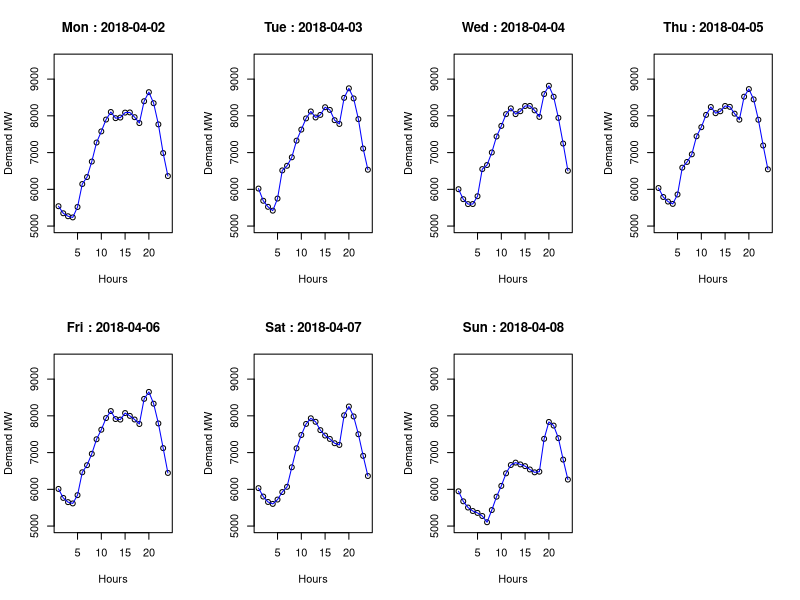
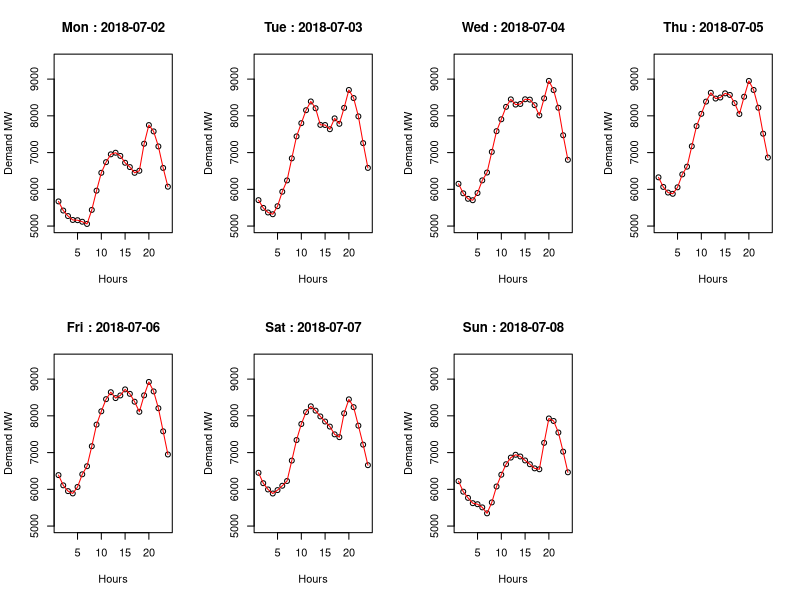
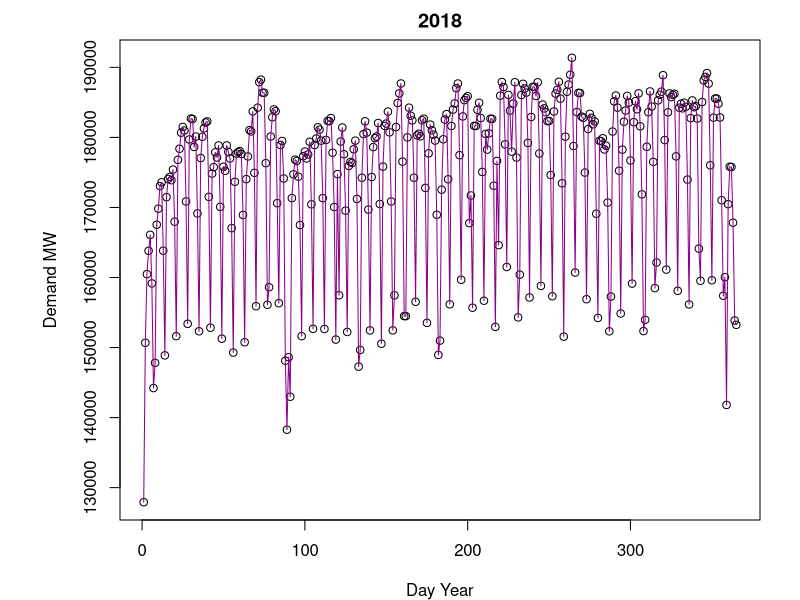
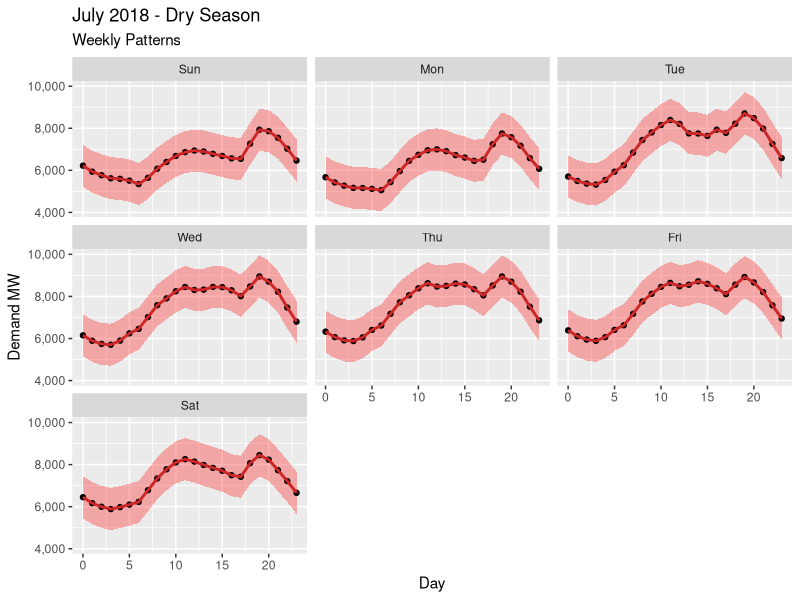
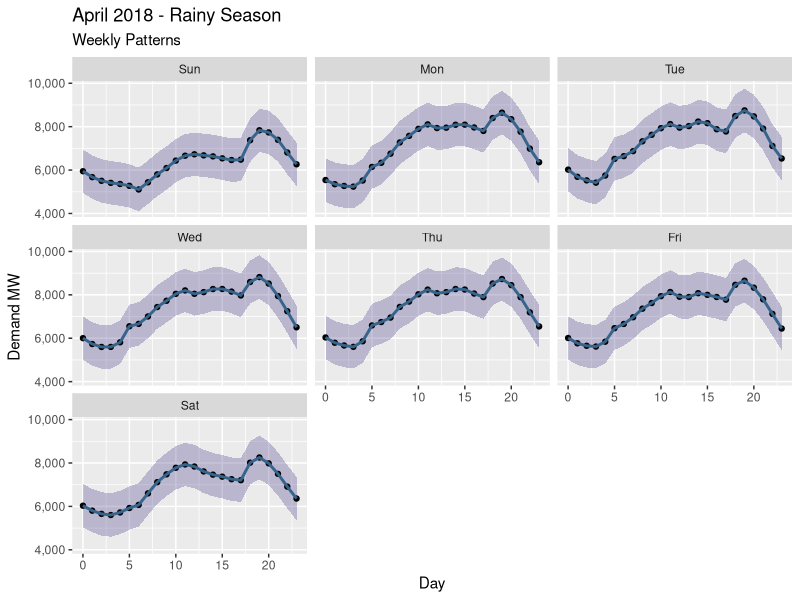

The R source for these figures, in order:
library(readxl)
library(dplyr)
library(tidyr)
library(stringr)
library(ggplot2)
library(splines)
library(gam)
library(lubridate)

# 0. Getting the data for that year
hourly_demand <- as.data.frame(read_xlsx("./colombia_demand_data/Demanda_por_OR_2018.xlsx",col_names=c('date','operator_code','hr.0','hr.1','hr.2','hr.3','hr.4','hr.5','hr.6','hr.7','hr.8','hr.9','hr.10','hr.11','hr.12','hr.13','hr.14','hr.15','hr.16','hr.17','hr.18','hr.19','hr.20','hr.21','hr.22','hr.23','version'),skip=3))

# 1. Dropping the operator information because we dont need it
drop<-c("operator_code","version")

hourly_final = hourly_demand[,!(names(hourly_demand) %in% drop)]

# 2. Aggregating operator information by date
by_date <- hourly_final %>% group_by(date)

# 3. Transforming data from wide to long
sum_hourly_demand<-by_date %>% summarise_at(vars(hr.0:hr.23), sum, na.rm = TRUE)

long_hourly<-as.data.frame(sum_hourly_demand %>% gather(hour, electricity_demand_kwh, hr.0:hr.23))

long_hourly$hour_final<-str_pad(gsub('[^0-9]','',long_hourly$hour), 2, pad = "0")

long_hourly$date_time<-as.POSIXct(paste(long_hourly$date,paste(as.character(long_hourly$hour_final),"00","00",sep=":"),sep=" "),tz="UTC")

keeps<-c("date_time","electricity_demand_kwh")

hourly_demand_df<-long_hourly[keeps]

hourly_demand_df$yr<-year(hourly_demand_df$date_time)

hourly_demand_df$mt<-month(hourly_demand_df$date_time)

hourly_demand_df$dy<-day(hourly_demand_df$date_time)

hourly_demand_df$hr<-hour(hourly_demand_df$date_time)

hourly_demand_df$yday<-yday(hourly_demand_df$date_time)

hourly_demand_df$dy_lb<-wday(hourly_demand_df$date_time, label=TRUE)

hourly_demand_df$dy_nb<-wday(hourly_demand_df$date_time, week_start=1)

hourly_demand_df$wk<-as.factor(ifelse(hourly_demand_df$dy_nb>=6,"wknd","wk"))

#APRIL 2018
par(mfrow = c(2,4)) #(4,8) c(4,4)
for(i in 2:8) {  #1 to 16 then 17-30
  
  df_sub<-hourly_demand_df[hourly_demand_df$yr==2018 & hourly_demand_df$mt==4 & hourly_demand_df$dy==i,]
  
  dem<-data.frame(Time=c(1:dim(df_sub)[1]),demand=df_sub$electricity_demand_kwh/1000)
  
  fc<-unique(date(df_sub$date_time))
  fcl<-paste(as.character(wday(fc, label=TRUE)),":",fc)
  
  plot(dem$Time,dem$demand,xlab="Hours",ylab="Demand MW",main=fcl,ylim=c(5000,9500))
  lines(dem$Time,dem$demand,col='blue','l')
}


check<-as.data.frame(sum_hourly_demand[sum_hourly_demand$date<="2018-04-30" & sum_hourly_demand$date>="2018-04-01",])

check_mw<-check[, 2:ncol(check)]/1000
check_mw

# JULY 2018
par(mfrow = c(2,4)) #(4,8) c(4,4)
for(i in 2:8) {  #1 to 16 then 17-31
  
  df_sub<-hourly_demand_df[hourly_demand_df$yr==2018 & hourly_demand_df$mt==7 & hourly_demand_df$dy==i,]
  
  dem<-data.frame(Time=c(1:dim(df_sub)[1]),demand=df_sub$electricity_demand_kwh/1000)
  
  fc<-unique(date(df_sub$date_time))
  fcl<-paste(as.character(wday(fc, label=TRUE)),":",fc)
  
  plot(dem$Time,dem$demand,xlab="Hours",ylab="Demand MW",main=fcl,ylim=c(5000,9500))
  lines(dem$Time,dem$demand,col='red','l')
}


check<-as.data.frame(sum_hourly_demand[sum_hourly_demand$date<="2018-07-31" & sum_hourly_demand$date>="2018-07-01",])

check_mw<-check[, 2:ncol(check)]/1000
check_mw

# Whole year 2018

hourly_demand_sb <-hourly_demand_df %>% group_by(yday, yr) %>% summarise(demand = sum(electricity_demand_kwh))

par(mfrow = c(1,1),mar=c(4,6,2,2))
 plot(hourly_demand_sb$yday,hourly_demand_sb$demand/1000,xlab="Day Year", ylab="",main="2018")
 lines(hourly_demand_sb$yday,hourly_demand_sb$demand/1000,col='darkmagenta','l')
 axis(2,at=pretty(hourly_demand_sb$demand),labels=format(pretty(hourly_demand_sb$demand),big.mark=",", scientific=FALSE),las=1)
 mtext(text="Demand MW", side=2, line=3)
 
 library(ggplot2)
 ggplot(hourly_demand_df[hourly_demand_df$mt==7 & hourly_demand_df$dy %in% 2:8,],aes(x=hr,y=electricity_demand_kwh/1000))+
 geom_ribbon(aes(ymin = electricity_demand_kwh/1000 - 1000, ymax = electricity_demand_kwh/1000 + 1000), fill = "red",alpha=0.3)+
  geom_point(color="black") + geom_line(color="firebrick3",size=1)+
   labs(title="July 2018 - Dry Season", subtitle="Weekly Patterns",
        y="Demand MW",
        x="Day") + scale_y_continuous(labels = function(x) format(x, big.mark = ",",scientific = FALSE)) +
   facet_wrap(~dy_lb) 
 
 
 library(ggplot2)
 ggplot(hourly_demand_df[hourly_demand_df$mt==4 & hourly_demand_df$dy %in% 2:8,],aes(x=hr,y=electricity_demand_kwh/1000))+
   geom_ribbon(aes(ymin = electricity_demand_kwh/1000 - 1000, ymax = electricity_demand_kwh/1000 + 1000), fill = "slateblue4",alpha=0.3)+
   geom_point(color="black") + geom_line(color="steelblue4",size=1)+
   labs(title="April 2018 - Rainy Season", subtitle="Weekly Patterns",
        y="Demand MW",
        x="Day") + scale_y_continuous(labels = function(x) format(x, big.mark = ",",scientific = FALSE)) +
   facet_wrap(~dy_lb) 

 
 
 
 
